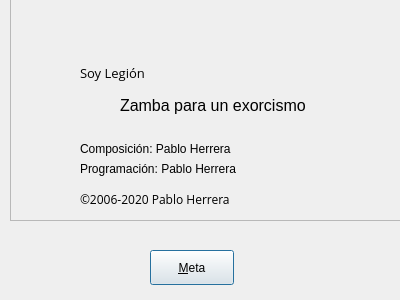
<?xml version="1.0" encoding="UTF-8"?>
<ui version="4.0">
 <class>About</class>
 <widget class="QDialog" name="About">
  <property name="geometry">
   <rect>
    <x>0</x>
    <y>0</y>
    <width>400</width>
    <height>300</height>
   </rect>
  </property>
  <property name="minimumSize">
   <size>
    <width>400</width>
    <height>300</height>
   </size>
  </property>
  <property name="maximumSize">
   <size>
    <width>400</width>
    <height>300</height>
   </size>
  </property>
  <property name="windowTitle">
   <string>Acerca de Soy Legión</string>
  </property>
  <widget class="QPushButton" name="pushButton">
   <property name="geometry">
    <rect>
     <x>150</x>
     <y>250</y>
     <width>84</width>
     <height>35</height>
    </rect>
   </property>
   <property name="text">
    <string>&amp;Meta</string>
   </property>
  </widget>
  <widget class="QFrame" name="frame">
   <property name="geometry">
    <rect>
     <x>10</x>
     <y>-10</y>
     <width>401</width>
     <height>231</height>
    </rect>
   </property>
   <property name="frameShape">
    <enum>QFrame::StyledPanel</enum>
   </property>
   <property name="frameShadow">
    <enum>QFrame::Raised</enum>
   </property>
   <widget class="QLabel" name="label">
    <property name="geometry">
     <rect>
      <x>70</x>
      <y>70</y>
      <width>91</width>
      <height>26</height>
     </rect>
    </property>
    <property name="font">
     <font>
      <family>Open Sans</family>
      <pointsize>10</pointsize>
     </font>
    </property>
    <property name="text">
     <string>Soy Legión</string>
    </property>
   </widget>
   <widget class="QLabel" name="label_3">
    <property name="geometry">
     <rect>
      <x>70</x>
      <y>100</y>
      <width>32</width>
      <height>32</height>
     </rect>
    </property>
    <property name="text">
     <string/>
    </property>
    <property name="pixmap">
     <pixmap>recursos/soyicono.png</pixmap>
    </property>
   </widget>
   <widget class="QLabel" name="label_6">
    <property name="geometry">
     <rect>
      <x>70</x>
      <y>200</y>
      <width>291</width>
      <height>19</height>
     </rect>
    </property>
    <property name="font">
     <font>
      <family>Open Sans</family>
     </font>
    </property>
    <property name="text">
     <string>©2006-2020 Pablo Herrera</string>
    </property>
   </widget>
   <widget class="QLabel" name="label_5">
    <property name="geometry">
     <rect>
      <x>70</x>
      <y>150</y>
      <width>301</width>
      <height>18</height>
     </rect>
    </property>
    <property name="text">
     <string>Composición: Pablo Herrera</string>
    </property>
   </widget>
   <widget class="QLabel" name="label_2">
    <property name="geometry">
     <rect>
      <x>110</x>
      <y>100</y>
      <width>251</width>
      <height>31</height>
     </rect>
    </property>
    <property name="font">
     <font>
      <pointsize>12</pointsize>
      <weight>50</weight>
      <bold>false</bold>
     </font>
    </property>
    <property name="text">
     <string>Zamba para un exorcismo</string>
    </property>
   </widget>
   <widget class="QLabel" name="label_4">
    <property name="geometry">
     <rect>
      <x>70</x>
      <y>170</y>
      <width>181</width>
      <height>18</height>
     </rect>
    </property>
    <property name="text">
     <string>Programación: Pablo Herrera</string>
    </property>
   </widget>
  </widget>
 </widget>
 <resources/>
 <connections>
  <connection>
   <sender>pushButton</sender>
   <signal>clicked()</signal>
   <receiver>About</receiver>
   <slot>close()</slot>
   <hints>
    <hint type="sourcelabel">
     <x>191</x>
     <y>267</y>
    </hint>
    <hint type="destinationlabel">
     <x>199</x>
     <y>149</y>
    </hint>
   </hints>
  </connection>
 </connections>
</ui>
